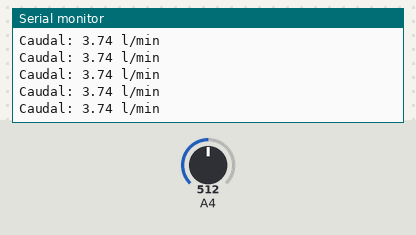
A sketch run on a simulated Arduino Mega 2560, built with avr-gcc and run on an emulated ATmega2560. Shown: the last lines printed to the serial monitor. Inputs (shaded band) come from the test bench; at power-on: A4 = 512.

Above: at 1.2 s.
1.3 s: A4 set to 716
At 1.68 s:
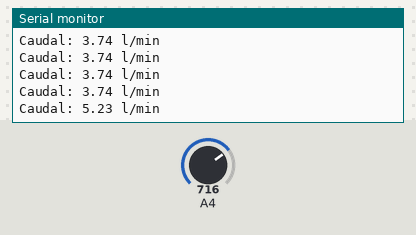
2.8 s: A4 set to 900
At 2.94 s:
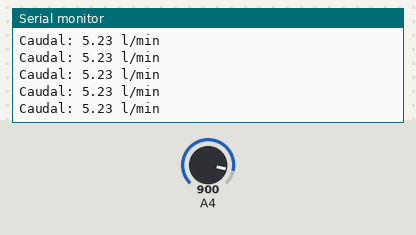
Timing chart, 0 to 5.8 s (numbered marks = the images above; inputs shaded):
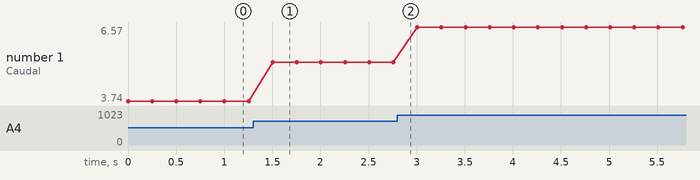

The sketch:

Proyecto.ino
```cpp
int PinSensor = 36 ;
float caudal = 0;

void setup()
{
  Serial.begin(9600);
  pinMode(PinSensor, INPUT);
}

void loop ()
{
  //Leemos adc
  caudal = analogRead(PinSensor);
   //Enviamos por el puerto serial
  Serial.print("Caudal: ");
  Serial.print(0.0073*caudal);
  Serial.println(" l/min");
  delay(250);

}
```

Measured:
- after the input at 1.3 s, the serial monitor: prints a new line after 0.20 s (image 1)
- plotted number 1: 3.74 → 5.23 after the input at 1.3 s, 5.23 → 6.57 after the input at 2.8 s
